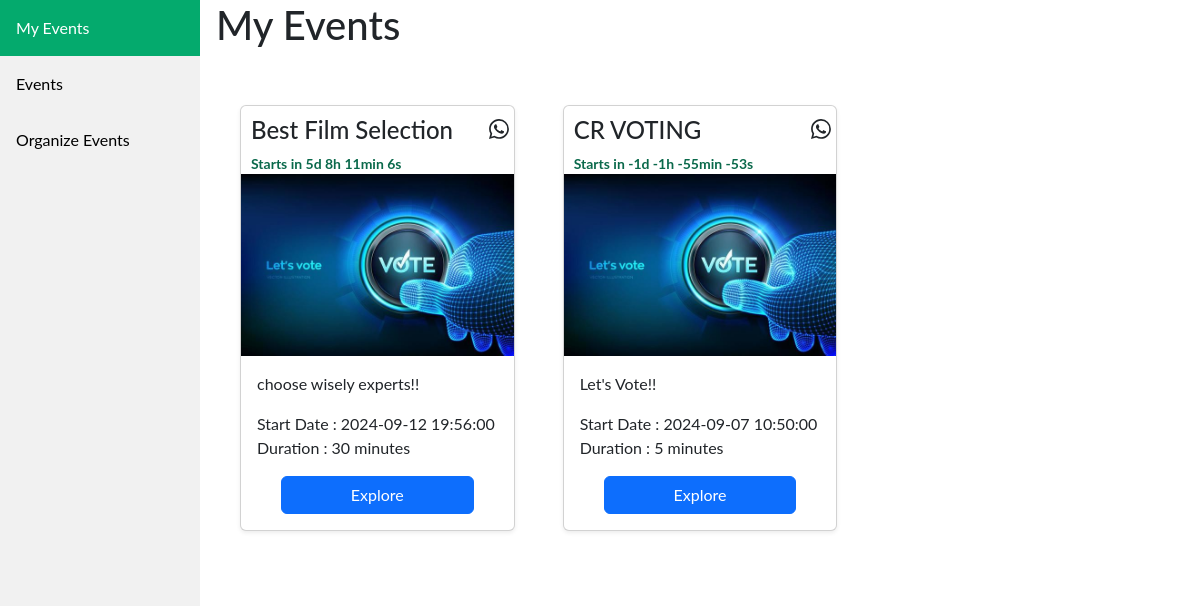
Page /23f2003354@ds.study.iitm.ac.in/myevents on the committed database.
### application/models.py (models this page shows)
class Event(db.Model):
    id=db.Column(db.Integer(),primary_key=True)
    createTime=db.Column(db.DateTime)
    organizerId=db.Column(db.Integer(),db.ForeignKey('user.id'))
    title=db.Column(db.String(),default='x')
    desc=db.Column(db.String(),default='x')
    endTime=db.Column(db.DateTime,nullable=False)
    startTime=db.Column(db.DateTime,nullable=False)
    isApproved=db.Column(db.Boolean,default=False)
    voterCount=db.Column(db.Integer())
    durHour=db.Column(db.Integer())
    durMin=db.Column(db.Integer())
    votes=db.relationship('Vote',backref='event')

### application/controllers.py (the view)
@app.route('/<email>/myevents')
def userEvents(email):
    user=User.query.filter_by(email=email).first()
    events=Event.query.filter_by(organizerId=user.id).all()
    return render_template('user_myevents.html',events=events,name=user.name,email=email)

### templates/user_myevents.html (shortened to what this page needs)
<!DOCTYPE html>
<html lang="en">
<head>
    <link href="https://cdn.jsdelivr.net/npm/bootstrap@5.3.3/dist/css/bootstrap.min.css" rel="stylesheet">
    <link rel="stylesheet" href="/static/specific-event.css">
    <link rel="stylesheet" href="/static/user_myevents.css">
</head>
<body>
      <div class="sidebar">
        <a class="active disabled" href="#about" id="aboutbtn" >My Events</a>
        <a href="#candidates" id="candidatesbtn">Events</a>
        <a href="#result" id="resultbtn">Organize Events</a>
      </div>
      <div class="content">
        <div id="about" class="active">
          <h1>My Events</h1>
    {% if events|length == 0 %}
        <p>No Events For You. Don't Worry! <a href="/{{email}}/organize">Let's Create One</a></p>
    {%else%}
    <div class="container">
      <div class="album py-5 bg-body">
        <div class="container">
          <div class="row row-cols-1 row-cols-sm-2 row-cols-md-3 g-5">
            {%for event in events%}
            <div class="col">
              <div class="card shadow-sm">
                <div style="display: flex; align-items: center; justify-content: space-between;">
                  <h4 style="font-weight:550; margin-top: 10px; margin-left: 10px;">{{event.title}}</h4>
                </div>
                <small style="margin-left: 10px; color: #0a694b; font-weight: 700;" class="timer"></small>
                <img src="/static/voteThumbnail.jpg" alt="">
                <div class="card-body">
                  <p class="card-text">{{event.desc}}
                  <p class="startDate">Start Date : {{event.startTime}} <br> Duration : {%if event.durHour%}{{event.durHour}} hours {%else%}{{event.durMin}} minutes {%endif%}</p>
                  <div class="d-flex justify-content-center align-items-center">
                    <button type="button" class="btn btn-primary" style="width:80%">Explore</button>
                  </div>
                </div>
              </div>
            </div>
            {%endfor%}
          </div>
        </div>
      </div>
    </div>
    {%endif%}
</body>
</html>

### static/specific-event.css (style rules this page uses)
body { font-family: "Lato", sans-serif; margin: 0%; }
.sidebar { margin: 0%; padding: 0; width: 200px; background-color: #f1f1f1; position:fixed; height: 100%; overflow: auto; }
.sidebar a { display: block; color: black; padding: 16px; text-decoration: none; }
.sidebar a.active { background-color: #04AA6D; color: white; }
div.content { margin-left: 200px; padding: 1px 16px; }

### rows in the picture
Event: title "Best Film Selection", desc "choose wisely experts!!", startTime "2024-09-12 19:56:00", durMin "30"
Event: title "CR VOTING", desc "Let's Vote!!", startTime "2024-09-07 10:50:00", durMin "5"
